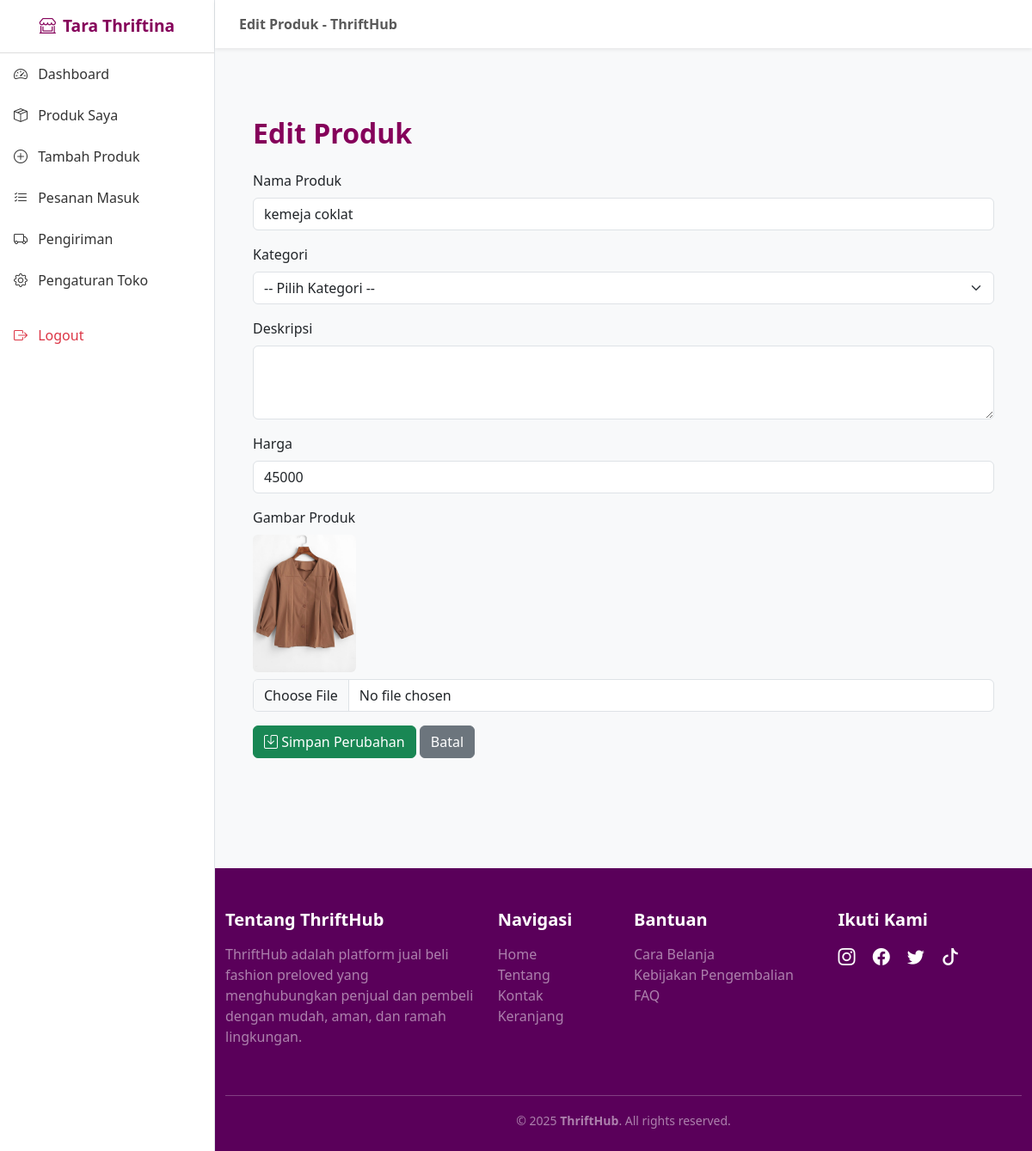
Screenshot of /middlewares/index.php?url=edit_produk&id=18 (signed in) with the database file from the repository.
### tables this page shows
CREATE TABLE `produk` (
  `id` int(11) NOT NULL,
  `user_id` int(11) NOT NULL,
  `nama` varchar(255) DEFAULT NULL,
  `kategori` varchar(100) DEFAULT NULL,
  `harga` int(11) DEFAULT NULL,
  `deskripsi` text DEFAULT NULL,
  `gambar` varchar(255) DEFAULT NULL,
  `created_at` timestamp NOT NULL DEFAULT current_timestamp()
);

### views/product/edit_produk.php (the view, shortened to what this page needs)
<?php
include 'config/database.php';
$id = isset($_GET['id']) ? intval($_GET['id']) : 0;
$stmt = $conn->prepare("SELECT * FROM produk WHERE id = ?");
$stmt->bind_param("i", $id);
$stmt->execute();
$result = $stmt->get_result();
$produk = $result->fetch_assoc();
?>
<div class="container py-5">
  <h2 class="fw-bold mb-4" style="color: #85005A;">Edit Produk</h2>
  <form method="POST" enctype="multipart/form-data">
    <div class="mb-3">
      <label for="nama" class="form-label">Nama Produk</label>
      <input type="text" name="nama" id="nama" class="form-control" value="<?= htmlspecialchars($produk['nama']); ?>" required>
    </div>
         <div class="mb-3">
            <label for="kategori" class="form-label">Kategori</label>
            <select name="kategori" id="kategori" class="form-select" required>
              <option value="">-- Pilih Kategori --</option>
            </select>
          </div>
          <div class="mb-3">
            <label for="deskripsi" class="form-label">Deskripsi</label>
            <textarea class="form-control" name="deskripsi" id="deskripsi" rows="3"></textarea>
          </div>
    <div class="mb-3">
      <label for="harga" class="form-label">Harga</label>
      <input type="number" name="harga" id="harga" class="form-control" value="<?= $produk['harga']; ?>" required>
    </div>
    <div class="mb-3">
      <label for="gambar" class="form-label">Gambar Produk</label><br>
      <img src="uploads/<?= $produk['gambar']; ?>" width="120" class="mb-2 rounded"><br>
      <input type="file" name="gambar" id="gambar" class="form-control">
    </div>
    <button type="submit" class="btn btn-success"><i class="bi bi-save"></i> Simpan Perubahan</button>
    <a href="index.php?url=my_products" class="btn btn-secondary">Batal</a>
  </form>
</div>
<?php
include __DIR__ . '/../layouts/admin_store_dashboard.php';
?>

### views/layouts/admin_store_dashboard.php (style rules this page uses)
body { font-family: 'Segoe UI', sans-serif; background-color: #f8f9fa; }

### rows the page displays
produk: nama "kemeja coklat", harga "45000", gambar (picture)

### other values shown
$nama_toko "Tara Thriftina"
$label "Dashboard Produk Saya Tambah Produk Pesanan Masuk Pengiriman Pengaturan Toko"
$title "Edit Produk - ThriftHub"
